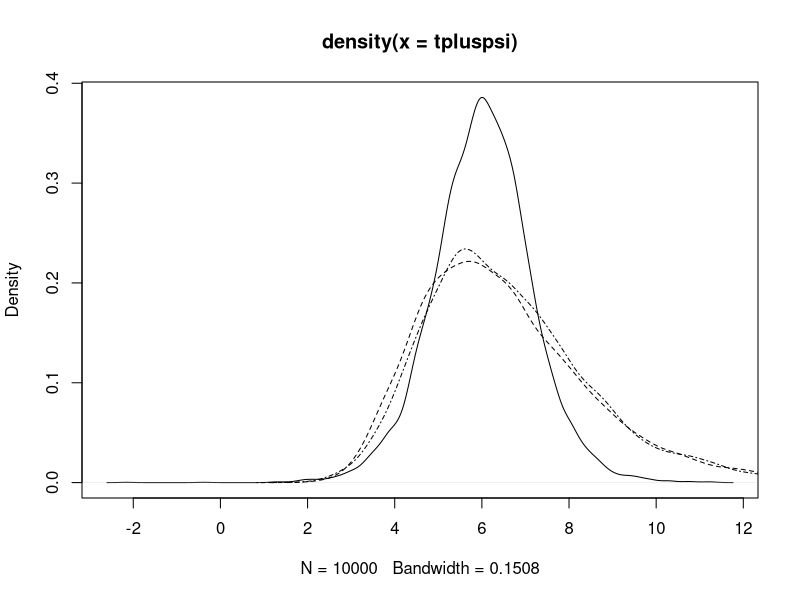

The R script that drew this image:
# Check out the noncentral t distribution

psi <- 6
n <- 10
num <- rnorm(10000,psi,1)
denom <- sqrt(rchisq(1000,n-1)/(n-1))
u <- num/denom

nont <- rt(10000,df=n-1,ncp=psi)
tpluspsi <- rt(10000,df=n-1) + psi
summary(nont)
summary(tpluspsi)
summary(u)
sd(u)
sd(nont)
sd(tpluspsi)
n/(n-2)
plot(density(tpluspsi))
lines(density(nont),lty=2)
lines(density(u),lty=4)

